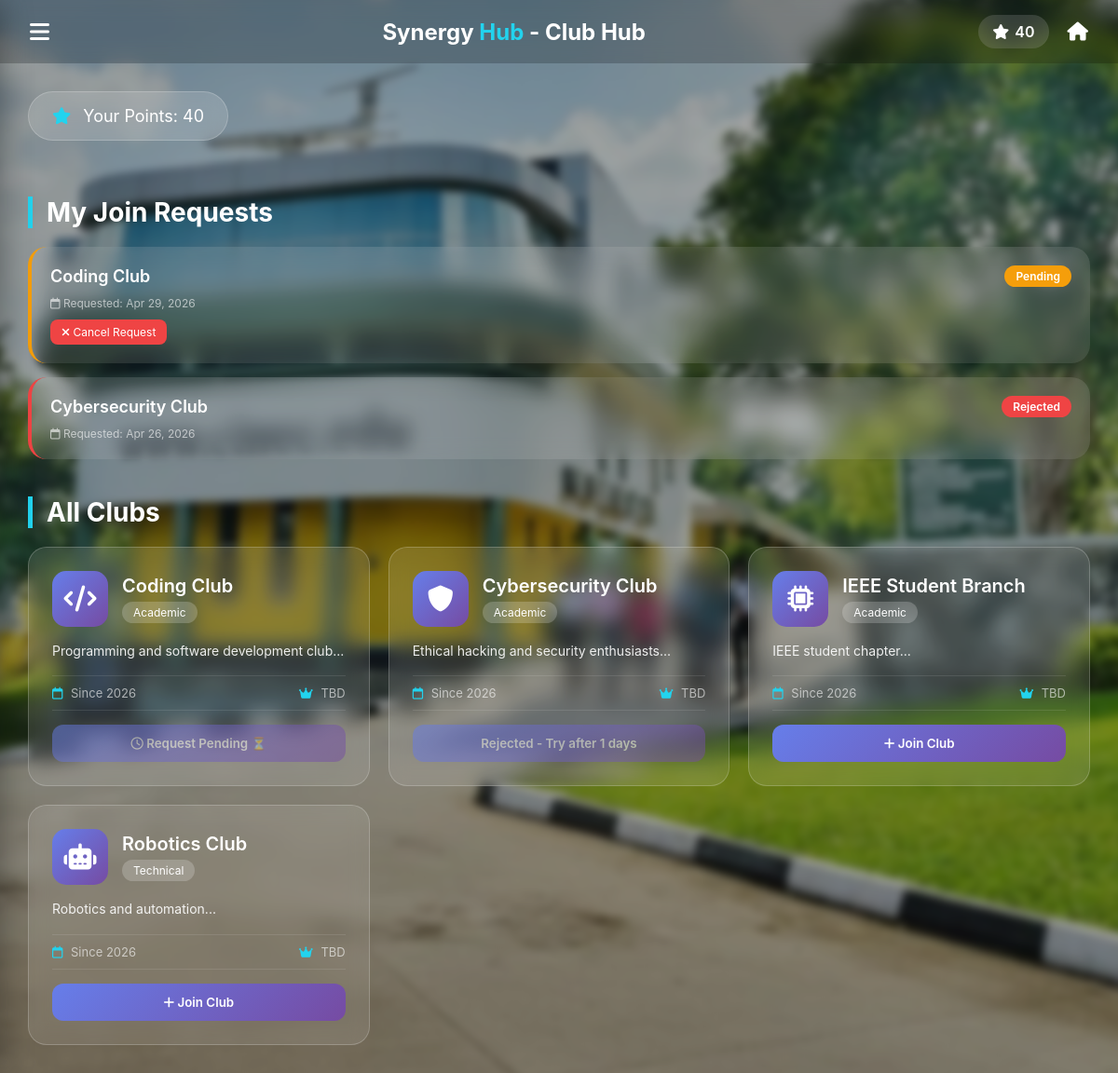
The page /synergy-hub_Full_Project/clubs.php (signed in) on the database its author committed.
### tables this page shows
CREATE TABLE `users` (
  `UserID` int(11) NOT NULL,
  `StudentID` varchar(20) DEFAULT NULL,
  `Name` varchar(100) NOT NULL,
  `Email` varchar(100) NOT NULL,
  `PasswordHash` varchar(255) NOT NULL,
  `Role` enum('Admin','User','Visitor') DEFAULT 'User',
  `PointsBalance` int(11) DEFAULT 0,
  `MembershipStatus` enum('Active','Inactive','Expired') DEFAULT 'Active',
  `CreatedAt` timestamp NOT NULL DEFAULT current_timestamp()
);

CREATE TABLE `joinrequests` (
  `RequestID` int(11) NOT NULL,
  `ClubID` int(11) NOT NULL,
  `UserID` int(11) NOT NULL,
  `RequestDate` datetime DEFAULT current_timestamp(),
  `Status` enum('Pending','Approved','Rejected') DEFAULT 'Pending',
  `AdminNotes` text DEFAULT NULL,
  `ReviewedBy` int(11) DEFAULT NULL,
  `ReviewedAt` datetime DEFAULT NULL
);

CREATE TABLE `clubs` (
  `ClubID` int(11) NOT NULL,
  `Name` varchar(100) NOT NULL,
  `Description` text DEFAULT NULL,
  `LeaderID` int(11) DEFAULT NULL,
  `Category` varchar(50) DEFAULT NULL,
  `CreatedAt` timestamp NOT NULL DEFAULT current_timestamp(),
  `Status` enum('Active','Inactive') DEFAULT 'Active'
);

### synergy-hub_Full_Project/clubs.php (the view, shortened to what this page needs)
<?php
require_once 'config.php';
$user_id = $_SESSION['user_id'];
$my_clubs_array = [];
$requests_sql = "SELECT ClubID, Status, AdminNotes, RequestDate, ReviewedAt
                 FROM JoinRequests
                 WHERE UserID = ? AND Status IN ('Pending', 'Rejected')
                 ORDER BY RequestDate DESC";
$requests_stmt = mysqli_prepare($conn, $requests_sql);
mysqli_stmt_bind_param($requests_stmt, "i", $user_id);
mysqli_stmt_execute($requests_stmt);
$requests_result = mysqli_stmt_get_result($requests_stmt);
$user_requests = [];
while($row = mysqli_fetch_assoc($requests_result)) {
    $user_requests[$row['ClubID']] = $row;
}
$clubs_sql = "SELECT c.*, u.Name as LeaderName
              FROM Clubs c
              LEFT JOIN Users u ON c.LeaderID = u.UserID
              WHERE c.Status = 'Active'
              ORDER BY c.Name";
$clubs_result = mysqli_query($conn, $clubs_sql);
$user_sql = "SELECT PointsBalance, Name FROM Users WHERE UserID = ?";
$user_stmt = mysqli_prepare($conn, $user_sql);
mysqli_stmt_bind_param($user_stmt, "i", $user_id);
mysqli_stmt_execute($user_stmt);
$user_result = mysqli_stmt_get_result($user_stmt);
$user = mysqli_fetch_assoc($user_result);
$all_clubs_array = [];
while($row = mysqli_fetch_assoc($clubs_result)) {
    $all_clubs_array[] = $row;
}
function getClubButtonState($club_id, $my_clubs, $requests) {
    if (isset($requests[$club_id])) {
        $request = $requests[$club_id];
        if ($request['Status'] == 'Pending') {
            return ['type' => 'pending', 'text' => 'Request Pending ⏳', 'disabled' => true];
        } elseif ($request['Status'] == 'Rejected') {
            $rejected_date = strtotime($request['ReviewedAt']);
            $days_since = (time() - $rejected_date) / (60 * 60 * 24);
            if ($days_since >= 7) {
                return ['type' => 'request', 'text' => 'Request Again', 'disabled' => false];
            } else {
                $days_left = ceil(7 - $days_since);
                return ['type' => 'rejected', 'text' => "Rejected - Try after {$days_left} days", 'disabled' => true];
            }
        }
    }
    return ['type' => 'request', 'text' => 'Join Club', 'disabled' => false];
}
?>
<!DOCTYPE html>
<html lang="en">
<head>
    <link rel="stylesheet" href="https://cdnjs.cloudflare.com/ajax/libs/font-awesome/6.5.0/css/all.min.css">
</head>
<body>
<div class="bg"></div>
<header class="navbar">
    <div class="menu-btn" onclick="toggleSidebar()"><i class="fa-solid fa-bars"></i></div>
    <h1 class="logo">Synergy <span>Hub</span> - Club Hub</h1>
    <div class="icons">
        <div class="points"><i class="fa-solid fa-star"></i><span><?php echo $user['PointsBalance']; ?></span></div>
        <a href="index.php" class="home-link"><i class="fa-solid fa-home"></i></a>
    </div>
</header>
<div class="club-container">
    <div class="points-badge"><i class="fa-solid fa-star"></i> Your Points: <?php echo $user['PointsBalance']; ?></div>
    <?php if(!empty($user_requests)): ?>
    <div class="my-requests-section">
        <h2 class="section-title">My Join Requests</h2>
        <?php
        foreach($user_requests as $club_id => $request):
            $club_sql = "SELECT Name FROM Clubs WHERE ClubID = ?";
            $club_stmt = mysqli_prepare($conn, $club_sql);
            mysqli_stmt_bind_param($club_stmt, "i", $club_id);
            mysqli_stmt_execute($club_stmt);
            $club_result = mysqli_stmt_get_result($club_stmt);
            $club_name = mysqli_fetch_assoc($club_result)['Name'] ?? 'Unknown Club';
        ?>
        <div class="request-card <?php echo strtolower($request['Status']); ?>">
            <div class="request-header">
                <span class="request-club"><?php echo htmlspecialchars($club_name); ?></span>
                <span class="request-status status-<?php echo strtolower($request['Status']); ?>">
                    <?php echo $request['Status']; ?>
                </span>
            </div>
            <div class="request-date">
                <i class="fa-regular fa-calendar"></i> Requested: <?php echo date('M d, Y', strtotime($request['RequestDate'])); ?>
            </div>
            <?php if($request['Status'] == 'Pending'): ?>
            <button class="cancel-request-btn" onclick="cancelRequest(<?php echo $club_id; ?>)">
                <i class="fa-solid fa-times"></i> Cancel Request
            </button>
            <?php endif; ?>
        </div>
        <?php endforeach; ?>
    </div>
    <?php endif; ?>
    <h2 class="section-title">All Clubs</h2>
    <div class="clubs-grid">
        <?php foreach($all_clubs_array as $club):
            $button_state = getClubButtonState($club['ClubID'], $my_clubs_array, $user_requests);
            $icon = 'fa-users';
            if(strpos($club['Name'], 'Coding') !== false) $icon = 'fa-code';
            else if(strpos($club['Name'], 'Cyber') !== false) $icon = 'fa-shield';
            else if(strpos($club['Name'], 'IEEE') !== false) $icon = 'fa-microchip';
            else if(strpos($club['Name'], 'Robotics') !== false) $icon = 'fa-robot';
        ?>
        <div class="club-card" id="club-<?php echo $club['ClubID']; ?>">
            <div class="club-header">
                <div class="club-icon"><i class="fa-solid <?php echo $icon; ?>"></i></div>
                <div>
                    <div class="club-name"><?php echo htmlspecialchars($club['Name']); ?></div>
                    <div class="club-category"><?php echo htmlspecialchars($club['Category']); ?></div>
                </div>
            </div>
            <div class="club-description"><?php echo htmlspecialchars(substr($club['Description'], 0, 150)) . '...'; ?></div>
            <div class="club-meta">
                <span><i class="fa-regular fa-calendar"></i> Since <?php echo date('Y', strtotime($club['CreatedAt'])); ?></span>
                <span><i class="fa-solid fa-crown"></i> <?php echo htmlspecialchars($club['LeaderName'] ?: 'TBD'); ?></span>
            </div>
            <div class="club-actions">
                <?php if($button_state['type'] == 'member'): ?>
                    <button class="leave-btn" onclick="leaveClub(<?php echo $club['ClubID']; ?>)"><i class="fa-solid fa-sign-out-alt"></i> Leave Club</button>
                <?php elseif($button_state['type'] == 'pending'): ?>
                    <button class="join-btn" disabled><i class="fa-regular fa-clock"></i> <?php echo $button_state['text']; ?></button>
                <?php elseif($button_state['type'] == 'rejected'): ?>
                    <button class="join-btn" disabled><?php echo $button_state['text']; ?></button>
                <?php else: ?>
                    <button class="join-btn" onclick="requestToJoin(<?php echo $club['ClubID']; ?>)"><i class="fa-solid fa-plus"></i> <?php echo $button_state['text']; ?></button>
                <?php endif; ?>
            </div>
        </div>
        <?php endforeach; ?>
    </div>
</div>
</body>
</html>

### synergy-hub_Full_Project/clubs.php (style rules this page uses)
* { margin: 0; padding: 0; box-sizing: border-box; font-family: -apple-system, BlinkMacSystemFont, 'Segoe UI', Roboto, Oxygen, Ubuntu, sans-serif; }
body { min-height: 100vh; position: relative; }
.bg { position: fixed; top: 0; left: 0; right: 0; bottom: 0; z-index: -1; }
.bg::before { content: ""; position: absolute; inset: 0; background-image: url("campus.jpg"); background-size: cover; background-position: center; filter: blur(4px) brightness(0.65); transform: scale(1.05); pointer-events: none; }
.navbar { display: flex; justify-content: space-between; align-items: center; padding: 16px 32px; background: rgba(0,0,0,0.2); backdrop-filter: blur(10px); }
.logo { font-size: 24px; font-weight: 700; color: white; }
.logo span { color: #22d3ee; }
.icons { display: flex; gap: 20px; align-items: center; }
.menu-btn { color: white; font-size: 24px; cursor: pointer; transition: transform 0.3s ease; }
.points { display: flex; align-items: center; gap: 6px; font-weight: 600; padding: 8px 15px; border-radius: 20px; background: rgba(255,255,255,0.15); backdrop-filter: blur(10px); color: white; }
.home-link { color: white; font-size: 20px; text-decoration: none; }
.club-container { padding: 30px; max-width: 1200px; margin: 0 auto; }
.section-title { color: white; font-size: 28px; margin: 40px 0 20px; border-left: 5px solid #22d3ee; padding-left: 15px; }
.clubs-grid { display: grid; grid-template-columns: repeat(auto-fill, minmax(350px, 1fr)); gap: 20px; }
.club-card { background: rgba(255,255,255,0.1); backdrop-filter: blur(10px); border-radius: 20px; padding: 25px; border: 1px solid rgba(255,255,255,0.2); transition: transform 0.3s; }
.club-header { display: flex; align-items: center; gap: 15px; margin-bottom: 15px; }
.club-icon { width: 60px; height: 60px; background: linear-gradient(135deg, #667eea 0%, #764ba2 100%); border-radius: 15px; display: flex; align-items: center; justify-content: center; font-size: 28px; color: white; }
.club-name { font-size: 20px; font-weight: 600; color: white; }
.club-category { background: rgba(255,255,255,0.2); padding: 4px 12px; border-radius: 30px; font-size: 12px; color: white; display: inline-block; margin-top: 5px; }
.club-description { color: rgba(255,255,255,0.9); margin: 15px 0; line-height: 1.6; font-size: 14px; }
.club-meta { display: flex; justify-content: space-between; color: rgba(255,255,255,0.6); font-size: 13px; margin: 15px 0; padding: 10px 0; border-top: 1px solid rgba(255,255,255,0.1); border-bottom: 1px solid rgba(255,255,255,0.1); }
.club-meta i { color: #22d3ee; margin-right: 5px; }
.club-actions { display: flex; gap: 10px; margin-top: 15px; }
.join-btn, .request-btn, .leave-btn { flex: 1; padding: 12px; border-radius: 12px; color: white; cursor: pointer; font-weight: 600; transition: transform 0.3s; border: none; }
.join-btn { background: linear-gradient(135deg, #667eea 0%, #764ba2 100%); }
.join-btn:disabled, .request-btn:disabled { opacity: 0.5; cursor: not-allowed; }
.points-badge { background: rgba(255,255,255,0.15); backdrop-filter: blur(10px); color: white; padding: 15px 25px; border-radius: 50px; display: inline-block; margin-bottom: 20px; font-size: 18px; border: 1px solid rgba(255,255,255,0.2); }
.points-badge i { color: #22d3ee; margin-right: 8px; }
.my-requests-section { margin-bottom: 40px; }
.request-card { background: rgba(255,255,255,0.1); backdrop-filter: blur(10px); border-radius: 20px; padding: 20px; margin-bottom: 15px; border-left: 4px solid; }
.request-card.pending { border-left-color: #f59e0b; }
.request-card.rejected { border-left-color: #ef4444; }
.request-header { display: flex; justify-content: space-between; align-items: center; margin-bottom: 10px; flex-wrap: wrap; }
.request-club { font-size: 18px; font-weight: 600; color: white; }
.request-status { padding: 4px 12px; border-radius: 20px; font-size: 12px; font-weight: 600; }
.status-pending { background: #f59e0b; color: white; }
.status-rejected { background: #ef4444; color: white; }
.request-date { color: rgba(255,255,255,0.6); font-size: 12px; margin-top: 5px; }
.cancel-request-btn { background: #ef4444; color: white; border: none; padding: 6px 12px; border-radius: 8px; cursor: pointer; font-size: 12px; margin-top: 10px; }

### rows shown on the page
users: PointsBalance "40"
joinrequests: ClubID.Name "Coding Club", Status "Pending", RequestDate "Apr 29, 2026"
joinrequests: ClubID.Name "Cybersecurity Club", Status "Rejected", RequestDate "Apr 26, 2026"
clubs: Name "Coding Club", Category "Academic", Description "Programming and software development club", CreatedAt "2026", LeaderName "TBD", ClubID "Request Pending ⏳"
clubs: Name "Cybersecurity Club", Category "Academic", Description "Ethical hacking and security enthusiasts", CreatedAt "2026", LeaderName "TBD", ClubID.ReviewedAt "Rejected - Try after 1 days"
clubs: Name "IEEE Student Branch", Category "Academic", Description "IEEE student chapter", CreatedAt "2026", LeaderName "TBD", ClubID "Join Club"
clubs: Name "Robotics Club", Category "Technical", Description "Robotics and automation", CreatedAt "2026", LeaderName "TBD", ClubID "Join Club"
